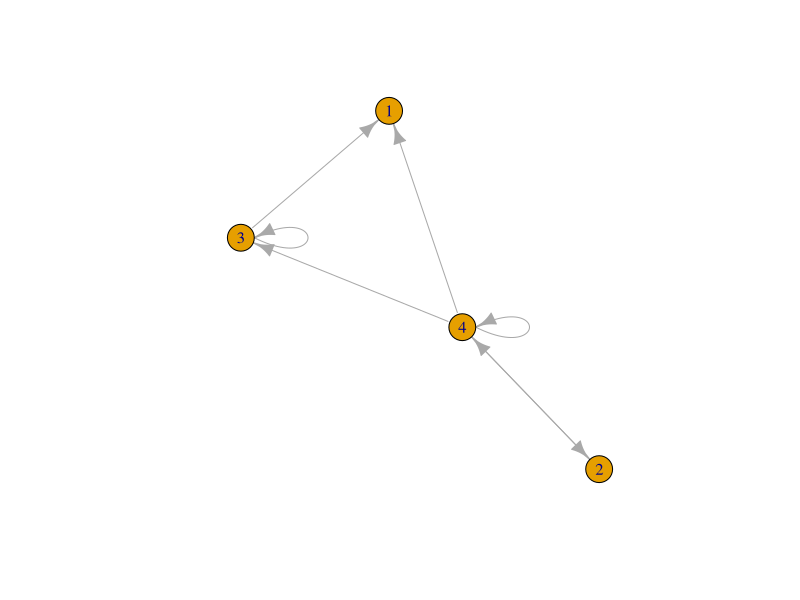

The R script that drew this image:
install.packages("igraph")
install.packages('expm')
library(expm)
library(igraph)
g <-sample_gnm(4,m= 7, directed = TRUE,loops = 1)
g
plot(g)

df <- data.frame(pr = page_rank(g, damping = 0.9,personalized=c(0,1,0,1))$vector)
df
df1 <- data.frame(pr = page_rank(g, damping = 0.9)$vector)
df1
